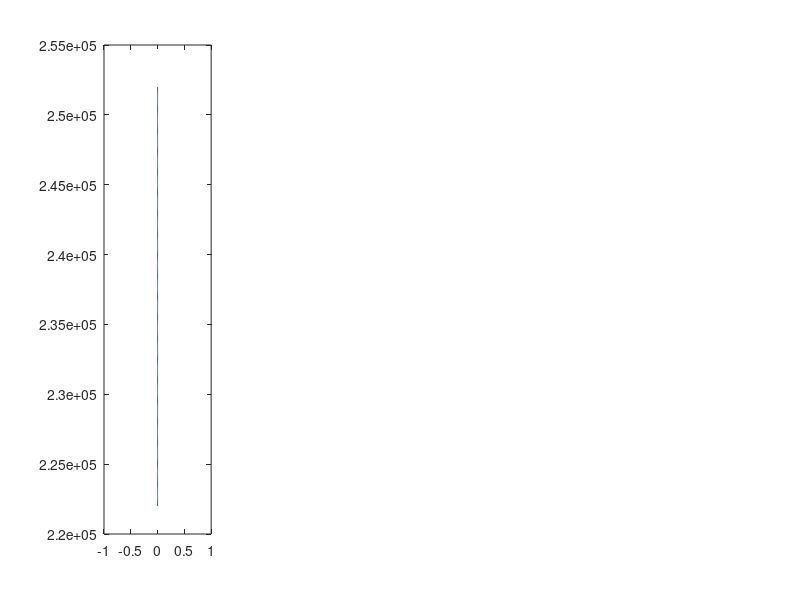

Reproduce this figure in MATLAB. (Note: this script raises an error after producing the figure.)
% Script to solve coupled ice shell thermal and stress evolution
% Max Rudolph, March 19, 2020
clear;
close all;

% Numerical parameters
nr = 400; % number of grid points
relaxation_parameter=.05; % used in nonlinear loop.
maxiter=300;
% Define physical constants and parameters
% Physical constants
seconds_in_year = 3.1558e7;
R=8.314e-3;     % in kJ/mol/K
% Boundary conditions and internal heating
H=0; % internal heating rate.
Tb=270;
Ts=100;
Ro = 2.52e5;             % outer radius of ice shell (m)
Ri = 2.52e5-3e4;         % inner radius of ice shell (m)
Rc = 1.60e5;             % core radius (m)
% Elastic and Viscous properties
E = 5e9;        % shear modulus of ice (Pa)
nu = 0.3;      % Poisson ratio of ice (-)
beta_w = 4e-10; % Compressibility of water (1/Pa)
alpha_l = 1e-4*0; % coefficient of linear thermal expansion ( alpha_v/3 ) (1/K)
rho_i=900;      % density of ice (kg/m^3)
rho_w=1000;     % density of water (kg/m^3)
Q=40;           % activation energy, kJ/mol, Nimmo 2004 (kJ/mol)
mub=1e15;       % basal viscosity (Pa-s)
mu = @(T) mub*exp(Q*(Tb-T)/R/Tb./T); % function to evaluate viscosity in Pa-s given T
% mu=@(T) 1e99;
% Thermal properties
Cp = 2100; %heat capacity of ice J/kg/K
Lf = 334*1000; % latent heat of fusion (J/kg)
kappa = 1e-6;% m/s/s
k=kappa*rho_i*Cp;

% calculate maxwell time at 100, 270
fprintf('Maxwell time at surface, base %.2e %.2e\n',mu(100)/E,mu(Tb)/E);
fprintf('Thermal diffusion timescale %.2e\n',(4e4)^2/kappa);
% set end time and grid resolution
t_end = 1e7*seconds_in_year;
dt = 1e4*seconds_in_year; % time step in seconds
plot_interval = t_end/10;

% set up the grid
grid_r = linspace(Ri,Ro,nr); % set up the grid

% initialize solution vectors (IC)
sigma_r_last = zeros(nr,1); % initial stresses
sigma_t_last = zeros(nr,1); % initial stresses
T_last = linspace(Tb,Ts,nr)';
er_last = zeros(nr,1); % strains
et_last = zeros(nr,1);
ur_last = zeros(nr,1);      % displacement
z_last = 0; % total amount of thickening
Pex_last = 0; %initial overpressure

% Set up plot
figure(1);
subplot(1,4,1); % sigma_r and sigma_t
h=plot(sigma_r_last,grid_r); hold on;
plot(sigma_t_last,grid_r,'--','Color',h.Color);
% h=legend('\sigma_r','\sigma_t','Interpreter','tex'); h.AutoUpdate=false;
title('Stress (Pa)','Interpreter','tex');
ylabel('r (m)');
subplot(1,4,2); % e_r and e_t
h=plot( er_last,grid_r); hold on;
plot( et_last,grid_r,'--','Color',h.Color); hold on;
% h=legend('r','t'); h.AutoUpdate=false;
title('Strain (-)','Interpreter','tex');
subplot(1,4,3); % temperature
plot(T_last,grid_r); hold on; title('T (K)','Interpreter','tex');
subplot(1,4,4); % radial displacement (u)
plot(ur_last,grid_r); hold on; title('u_r');
last_plot_time = 0;

time=0;
while time < t_end
    % In each timestep, we do the following
    % 1. Calculate the amount of basal freeze-on and advance the mesh
    % 2. Solve the heat equation using an implicit method
    % 3. Solve for sigma_r
    % 4. Calculate sigma_t
    % 5. Calculate the radial displacements u(r)
    
    % 1. Calculate basal freeze-on and interpolate old solution onto new mesh
    % calculate heat flux
    Tg = Tb-(T_last(2)-Tb);
    dTdr_b_last = (T_last(2)-Tg)/2/(grid_r(2)-grid_r(1));
    qb = -k*dTdr_b_last;
    % thickening would be dx/dt = qb/(L*rho_i)
    delta_rb = dt*qb/Lf/rho_i;
    z = z_last + delta_rb;
    
    % calculate new ocean pressure (Manga and Wang 2007, equation 5)
    Pex_pred = Pex_last + 3*Ri^2/beta_w/(Ri^3-Rc^3)*(delta_rb*(rho_w-rho_i)/rho_w-ur_last(1)); % ur_last because we don't yet know the uplift
    
    % re-mesh onto new grid
    new_grid_r = linspace(Ri-z,Ro,nr);
    interp_r = [new_grid_r(1) grid_r];
    T_last = interp1(interp_r,[Tb; T_last],new_grid_r)';
    sigma_r_last = interp1(interp_r,[sigma_r_last(1); sigma_r_last],new_grid_r)';% note imposes sigma_r=sigma_t at base
    sigma_t_last = interp1(interp_r,[sigma_t_last(1); sigma_t_last],new_grid_r)';
    er_last = interp1(interp_r,[er_last(1); er_last],new_grid_r)';
    et_last = interp1(interp_r,[et_last(1); et_last],new_grid_r)';
    ur_last = interp1(interp_r,[ur_last(1); ur_last],new_grid_r)';
    grid_r = new_grid_r; % end interpolation step
    
    % 2. form discrete operators and solve the heat equation
    L = zeros(nr,nr);
    R = zeros(nr,1);
    for i=1:nr
        r = grid_r(i);
        if i==1
            drm = grid_r(i+1)-grid_r(i);
        else
            drm = grid_r(i)-grid_r(i-1);
        end
        if i==nr
            drp = drm;
        else
            drp = grid_r(i+1)-grid_r(i);
        end
        rA = r + drp/2;
        rB = r - drm/2;
        kA = k;% thermal conductivities
        kB = k;
        dr = rA-rB;
        coef_plus   = -kA*rA^2/r^2/drp/dr;
        coef_center =  rho_i*Cp/dt + kA*rA^2/r^2/drp/dr + kB*rB^2/r^2/drm/dr;
        coef_minus  = -kB*rB^2/r^2/drm/dr;
        
        if( i==1 )
            L(i,i) =  coef_center;
            %             L(i,i+1) = coef_plus-coef_minus;
            %             R(i) = R(i) - 2*Tb*coef_minus;
            R(i) = coef_center*Tb;
        elseif i==nr
            L(i,i) =  coef_center;
            %             L(i,i-1) = coef_minus-coef_plus;
            %             R(i) = R(i) - 2*Ts*coef_plus;
            R(i) = coef_center*Ts;
        else
            L(i,i) =  coef_center;
            L(i,i-1) = coef_minus;
            L(i,i+1) = coef_plus;
            R(i) = rho_i*Cp/dt*T_last(i) + H;
        end
    end
    T = L\R;
    
    %Compute d(Tdot)/dr
    Tdot = (T-T_last)/dt;
    dTdr_b = (T(2)-T(1))/(grid_r(2)-grid_r(1));
    Tdot(1) = delta_rb*dTdr_b/dt; % this is an approximation to the Eulerian cooling rate at the ocean-ice interface
    
    dTdotdr = zeros(nr,1);
    for i=2:nr-1
        dTdotdr(i) = (Tdot(i+1)-Tdot(i-1))/(grid_r(i+1)-grid_r(i-1));
    end
    dTdotdr(1) = (Tdot(2)-Tdot(1))/(grid_r(2)-grid_r(1));
    dTdotdr(nr) = (Tdot(nr)-Tdot(nr-1))/(grid_r(nr)-grid_r(nr-1));
    
    % 3. Nonlinear loop over pressure.
    % because the ocean pressure depends on the uplift, we make a guess
    % (above). Using this guess, we calculate stresses, strains, and
    % displacements. Then we re-calculate the pressure using the new value
    % of radial displacement. We continue until the pressure used in the
    % calculations has converged to the pressure consistent with the
    % calculated displacement;
    for iter=1:maxiter
        if iter>1
            Pex = Pex + relaxation_parameter*(Pex_post-Pex);
        else
            Pex = Pex_pred;
        end
        
        % calculate viscosity at each node
        mu_node = zeros(nr,1);
        for i=1:nr
            mu_node(i) = mu(T(i));
        end
        
        [sigma_r,sigma_t,sigma_rD,sigma_tD] = solve_stress_viscoelastic_shell(grid_r,mu_node,sigma_r_last,alpha_l*dTdotdr,-Pex,E,nu,dt);
               
        % 5. Calculate the strains        
        dT = T-T_last;
        dT(1) = delta_rb*dTdr_b;
        
        dsigma_t = sigma_t - sigma_t_last;
        dsigma_r = sigma_r - sigma_r_last;
        
        de_t = 1/E*(dsigma_t-nu*(dsigma_t+dsigma_r)) -alpha_l*dT + dt/2*(sigma_tD./mu_node); % change in tangential strain
        de_r = 1/E*(dsigma_r-2*nu*dsigma_t)          -alpha_l*dT + dt/2*(sigma_rD./mu_node); % HS91 equations A5-6
        er = er_last + de_r;
        et = et_last + de_t;
        ur = grid_r'.*et; %radial displacement
        % re-calculate excess pressure using new uplift
        Pex_post = 3*Ri^2/beta_w/(Ri^3-Rc^3)*(z*(rho_w-rho_i)/rho_w-ur(1));% ur_last because we don't yet know the uplift
         fprintf('iter %d. Pex_post %.2e Pex %.2e\n',iter,Pex_post,Pex);
        
        % check for convergence
        if abs( Pex_post-Pex )/abs(Pex) < 1e-2
            fprintf('end of nonlinear loop. Pex_post %.2e Pex %.2e\n',Pex_post,Pex);
            fprintf('converged in %d iterations\n',iter);
            break;
        elseif iter==maxiter
            error('Nonlinear loop failed to converge');
        end
    end%end nonlinear loop
    
    % 6. advance to next time step and plot (if needed)
    sigma_r_last = sigma_r;
    sigma_t_last = sigma_t;
    T_last = T;
    er_last = er;
    et_last = et;
    z_last = z;
    ur_last = ur;
    Pex_last = Pex;
    
    time = time + dt;
    if( time-last_plot_time > plot_interval)
        figure(1);
        subplot(1,4,1);
        h=plot(sigma_r,grid_r);
        plot(sigma_t,grid_r,'--','Color',h.Color);
        subplot(1,4,2);
        h=plot(er,grid_r);
        plot(et,grid_r,'--','Color',h.Color);
        subplot(1,4,3);
        plot(T,grid_r);
        subplot(1,4,4);
        plot(ur,grid_r);
        drawnow();
        last_plot_time = time;
    end
    % stop criterion on sigma_t large
    
    
    
end
